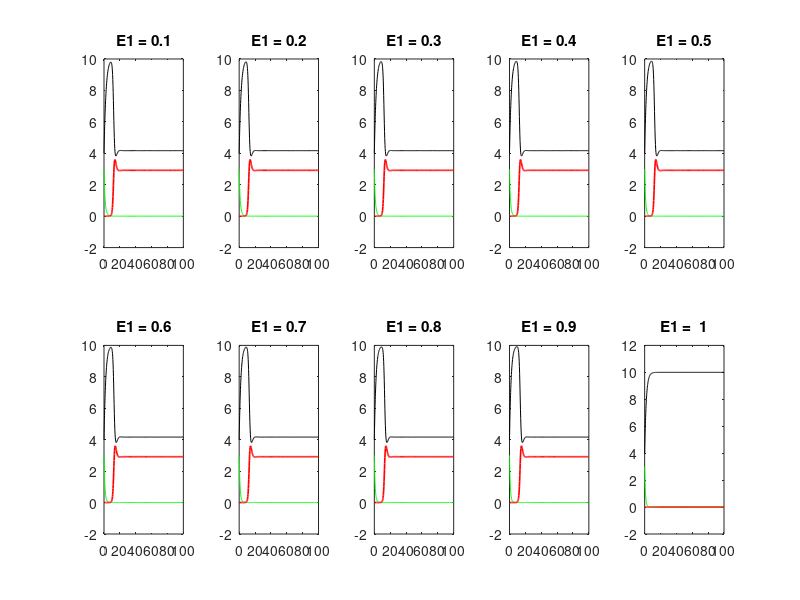

This chart was generated by the following MATLAB code:
lambda = 5;
delta = 0.5;
bs = 0.25;
br = 0.24;
mu = 10^(-5);
a = 1;

% x(1) = target cells (T)
% x(2) = infected sensitive (Is)
% x(3) = infected resistant (Ir)


for i = 1:10
    
    %for j = 1:10

    epsilon1 = 0.1*i;
    epsilon2 = 0.8;%*j;

    g = @(t,x) [lambda - delta*x(1) - ((1-epsilon1)*(1-epsilon2)*bs*x(2) + br*x(3))*x(1) ; 
        (1-epsilon1)*(1-epsilon2)*(1-mu)*bs*x(2)*x(1) - a*x(2) ;
        br*x(1)*x(3) - a*x(3) + (1-epsilon1)*(1-epsilon2)*mu*bs*x(2)*x(1)] ;

    %[t,xa] = ode45(g,[0 20],[lambda/delta 1]);
    [t,xa] = ode45(g,[0 100],[4 3 0]);

    subplot(2, 5, i);
    caption = sprintf('E1 = %2g', epsilon1);
    plot(t,xa(:,1), 'k', t, xa(:,2), 'g', t, xa(:,3), 'r', 'LineWidth', 1.2)
    title(caption)
%legend('     Target', '     Sensitive', '     Resistant')
%legend('Location', 'NorthEast') % move legend to upper left

    %end

end